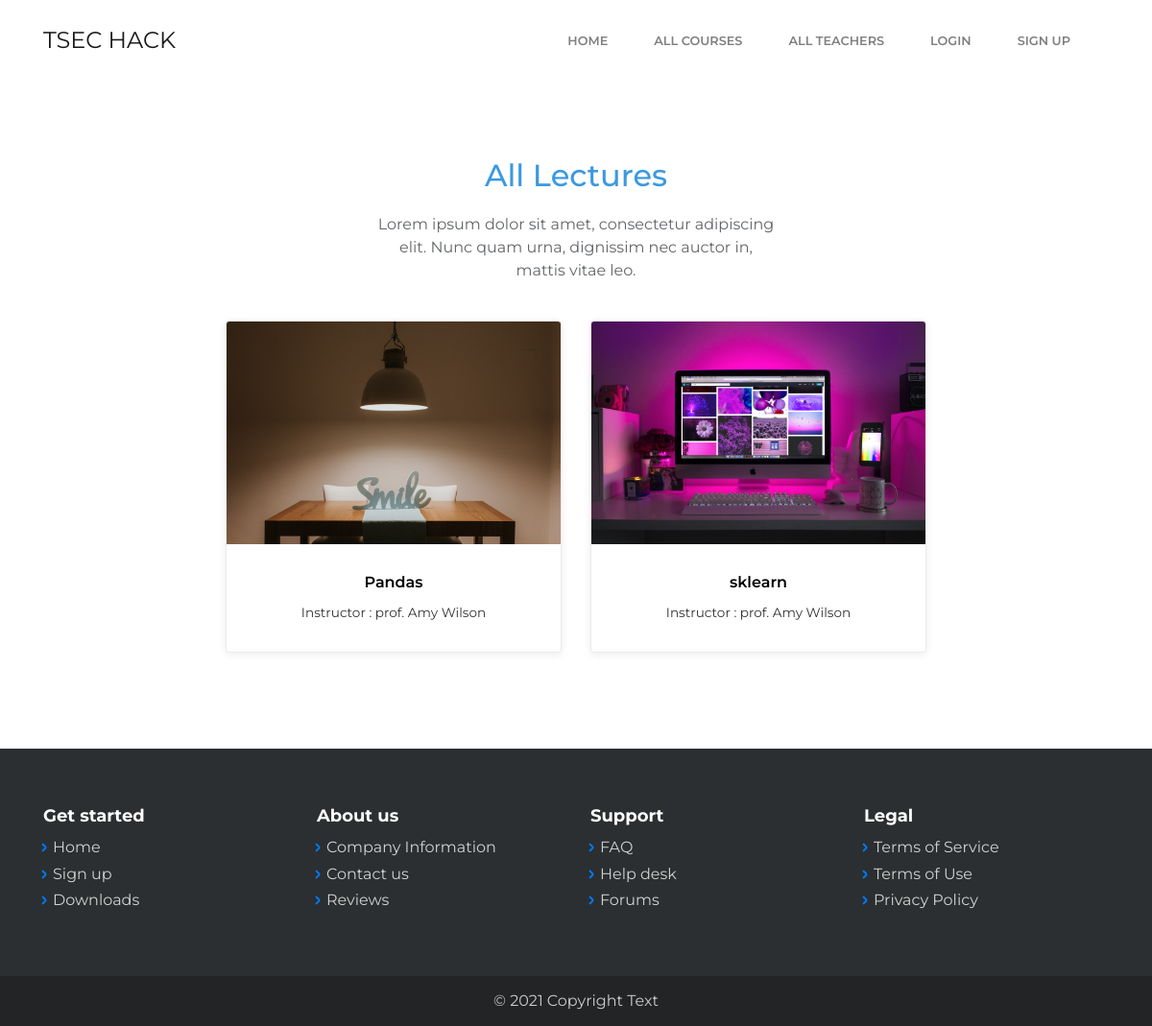
The page /openCourse/1/ on the database its author committed.
### accounts/models.py (models this page shows, shortened)
class Lecture (models.Model):
    lec_id = models.AutoField(primary_key=True)
    lec_no = models.CharField(default="0", max_length=100)
    teacher = models.ForeignKey(Teacher, on_delete=models.CASCADE, default="")
    lecture_name = models.CharField(max_length=100, default="")
    lec_date = models.DateField(auto_now=True, auto_now_add=False)
    video = models.FileField(upload_to="videos/", null=True)
    material = models.FileField(upload_to="lec_materials/", null=True)
    thumbnail = models.ImageField(upload_to="course-images/", default="")

class Teacher (models.Model):
    teacher_id = models.AutoField(primary_key=True)
    teacher_name = models.CharField(max_length=100, null=False)
    username = models.CharField(max_length=10, null=False, default ="")
    password =  models.CharField(max_length=10, null=False,default="")
    teacher_image = models.ImageField(upload_to="teacher-images/", default="")
    teacher_email = models.EmailField(max_length=254, default="")
    teacher_phone = models.CharField(max_length=20, default='')
    teacher_dob = models.DateField(auto_now=False, auto_now_add=False)
    course =models.ForeignKey(Course, on_delete=models.CASCADE, default="")

### accounts/views.py (the view)
# urls.py: path('openCourse/<int:courseid>/', views.openCourse, name='openCourse'),
def openCourse(request, courseid):
    myteacher = Teacher.objects.get(course__pk = courseid)
    lectures = Lecture.objects.filter(teacher__pk=myteacher.pk)
    context = {'lectures': lectures,
                'teacher' : myteacher.teacher_name}
    return render(request, 'coursePage.html', context)

### templates/coursePage.html (shortened to what this page needs)
{% extends 'base.html' %}
{% load static %}
{% block body %}
<main class="page">
    <section class="clean-block about-us">
        <div class="container">
            <div class="block-heading">
                <h2 class="text-info">All Lectures</h2>
                <p>Lorem ipsum dolor sit amet, consectetur adipiscing elit. Nunc quam urna, dignissim nec auctor in,
                    mattis vitae leo.</p>
            </div>
            <div class="row justify-content-center">
                {% for lecture in lectures %}
                <div class="col-sm-6 col-lg-4">
                    <a style="text-decoration: none; color :black;">
                        <div class="card text-center clean-card">
                            <img class="card-img-top w-100 d-block" src="/media/{{lecture.thumbnail}}">
                            <div class="card-body info">
                                <h4 class="card-title">{{lecture.lecture_name}}</h4>
                                <p class="card-text">Instructor : {{teacher}}</p>
                            </div>
                        </div>
                    </a>
                </div>
                {% endfor %}
            </div>
        </div>
    </section>
</main>
{% endblock %}

### static/css/smoothproducts.css (style rules this page uses)
html, body { height: 100%; width: 100%; }

### rows shown on the page
Lecture: thumbnail (picture), lecture_name "Pandas"
Teacher: teacher_name "prof. Amy Wilson"
Lecture: thumbnail (picture), lecture_name "sklearn"
